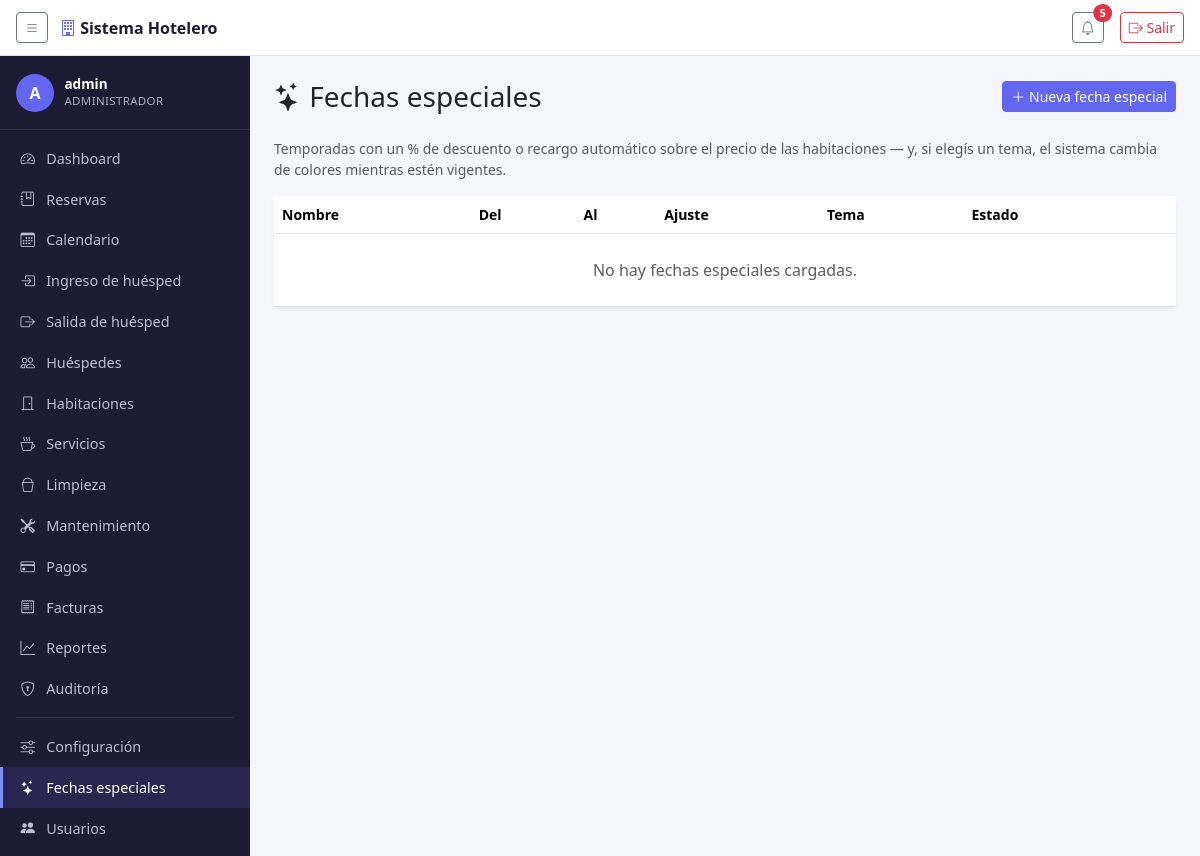
Before: /fechas-especiales/ (signed in) with the older database file.
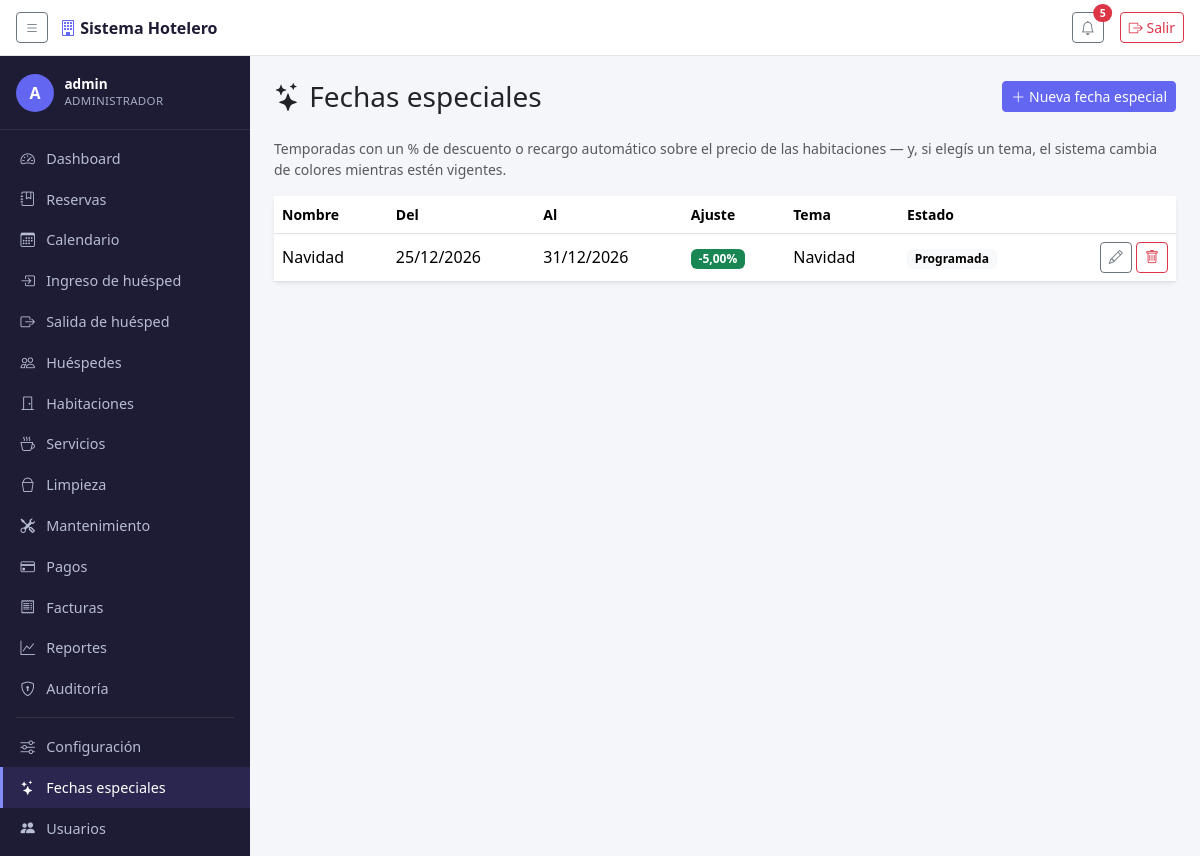
After: the same page with the newer database file.
### reservas/models.py (models this page shows, shortened)
class FechaEspecial(models.Model):
    nombre = models.CharField(max_length=80, help_text='Ej. "Navidad", "Feriado de Carnaval".')
    fecha_inicio = models.DateField()
    fecha_fin = models.DateField()
    porcentaje_ajuste = models.DecimalField(
        max_digits=5, decimal_places=2, default=Decimal('0'), verbose_name='% de ajuste',
        help_text='Negativo = descuento (ej. -20 para 20% off). Positivo = recargo de temporada alta. 0 = sin efecto en el precio.',
    )
    tema = models.CharField(
        max_length=20, choices=TEMAS_ESPECIALES, default='ninguno',
        help_text='Si elegís uno distinto de "ninguno", el sistema cambia de colores mientras la fecha esté vigente.',
    )
    activo = models.BooleanField(default=True, help_text='Desactivala para dejarla de aplicar sin borrarla.')
    descripcion = models.TextField(blank=True)
    class Meta:
        ordering = ['-fecha_inicio']
        verbose_name = 'fecha especial'
        verbose_name_plural = 'fechas especiales'
    def cubre_hoy(self):
        return self.activo and self.fecha_inicio <= date.today() <= self.fecha_fin

### reservas/views.py (the view)
# urls.py: path('fechas-especiales/', views.fechas_especiales_lista, name='fechas_especiales_lista'),
@permission_required('reservas.view_fechaespecial', raise_exception=True)
def fechas_especiales_lista(request):
    fechas = FechaEspecial.objects.all()
    return render(request, 'reservas/fechas_especiales_lista.html', {
        'seccion': 'fechas_especiales', 'fechas': fechas,
    })

### reservas/context_processors.py (called while the page is built)
def tema_temporada(request):
    if not request.user.is_authenticated:
        return {}
    hoy = timezone.localdate()
    especial = FechaEspecial.objects.filter(
        activo=True, fecha_inicio__lte=hoy, fecha_fin__gte=hoy,
    ).exclude(tema='ninguno').order_by('-fecha_inicio').first()
    if not especial:
        return {'tema_temporada': None}
    estilos = _ESTILOS_TEMA.get(especial.tema)
    if not estilos:
        return {'tema_temporada': None}
    return {'tema_temporada': {**estilos, 'fecha_especial': especial}}

### reservas/models.py (called while the page is built)
    def duracion(self):
        return (self.fecha_salida - self.fecha_ingreso).days

    def temporada_especial(self):
        return FechaEspecial.objects.filter(
            activo=True, fecha_inicio__lte=self.fecha_salida, fecha_fin__gte=self.fecha_ingreso,
        ).order_by('-fecha_inicio').first()

    def costo(self):
        base = self.habitacion.precio * self.duracion()
        temporada = self.temporada_especial()
        if temporada and temporada.porcentaje_ajuste:
            factor = Decimal('1') + (temporada.porcentaje_ajuste / Decimal('100'))
            base = (base * factor).quantize(Decimal('0.01'))
        return base

### reservas/templates/reservas/fechas_especiales_lista.html (shortened to what this page needs)
{% extends "base.html" %}
{% block content %}
<div class="d-flex justify-content-between align-items-center mb-4">
  <h1 class="h3 mb-0"><i class="bi bi-stars"></i> Fechas especiales</h1>
  {% if perms.reservas.add_fechaespecial %}
  <a href="{% url 'fecha_especial_nueva' %}" class="btn btn-sm btn-primary"><i class="bi bi-plus-lg"></i> Nueva fecha especial</a>
  {% endif %}
</div>
<p class="text-muted small mb-3">
  Temporadas con un % de descuento o recargo automático sobre el precio de las habitaciones — y, si elegís un tema, el sistema cambia de colores mientras estén vigentes.
</p>
<div class="card border-0 shadow-sm">
  <div class="table-responsive">
    <table class="table align-middle mb-0">
      <thead>
        <tr class="text-muted small">
          <th>Nombre</th>
          <th>Del</th>
          <th>Al</th>
          <th>Ajuste</th>
          <th>Tema</th>
          <th>Estado</th>
          <th></th>
        </tr>
      </thead>
      <tbody>
        {% for f in fechas %}
        <tr>
          <td>{{ f.nombre }}</td>
          <td>{{ f.fecha_inicio|date:"d/m/Y" }}</td>
          <td>{{ f.fecha_fin|date:"d/m/Y" }}</td>
          <td>
            {% if f.porcentaje_ajuste < 0 %}
            <span class="badge text-bg-success">{{ f.porcentaje_ajuste }}%</span>
            {% elif f.porcentaje_ajuste > 0 %}
            <span class="badge text-bg-warning">+{{ f.porcentaje_ajuste }}%</span>
            {% else %}
            <span class="text-muted">Sin ajuste</span>
            {% endif %}
          </td>
          <td>{{ f.get_tema_display }}</td>
          <td>
            {% if not f.activo %}
            <span class="badge text-bg-secondary">Inactiva</span>
            {% elif f.cubre_hoy %}
            <span class="badge text-bg-primary">Vigente hoy</span>
            {% else %}
            <span class="badge text-bg-light">Programada</span>
            {% endif %}
          </td>
          <td class="text-end">
            {% if perms.reservas.change_fechaespecial %}
            <a href="{% url 'fecha_especial_editar' f.id %}" class="btn btn-sm btn-outline-secondary"><i class="bi bi-pencil"></i></a>
            {% endif %}
            {% if perms.reservas.delete_fechaespecial %}
            <form method="post" action="{% url 'fecha_especial_eliminar' f.id %}" class="d-inline"
                  onsubmit="return confirm('¿Eliminar \'{{ f.nombre }}\'?');">
              <button type="submit" class="btn btn-sm btn-outline-danger"><i class="bi bi-trash"></i></button>
            </form>
            {% endif %}
          </td>
        </tr>
        {% empty %}
        <tr><td colspan="7" class="text-center text-muted py-4">No hay fechas especiales cargadas.</td></tr>
        {% endfor %}
      </tbody>
    </table>
  </div>
</div>
{% endblock %}

Changed rows visible on the page:
added FechaEspecial: nombre "Navidad", fecha_inicio "25/12/2026", fecha_fin "31/12/2026", porcentaje_ajuste "-5,00", tema "Navidad", activo "Programada"
Other visible differences:
text no longer shown: "No hay fechas especiales cargadas."
